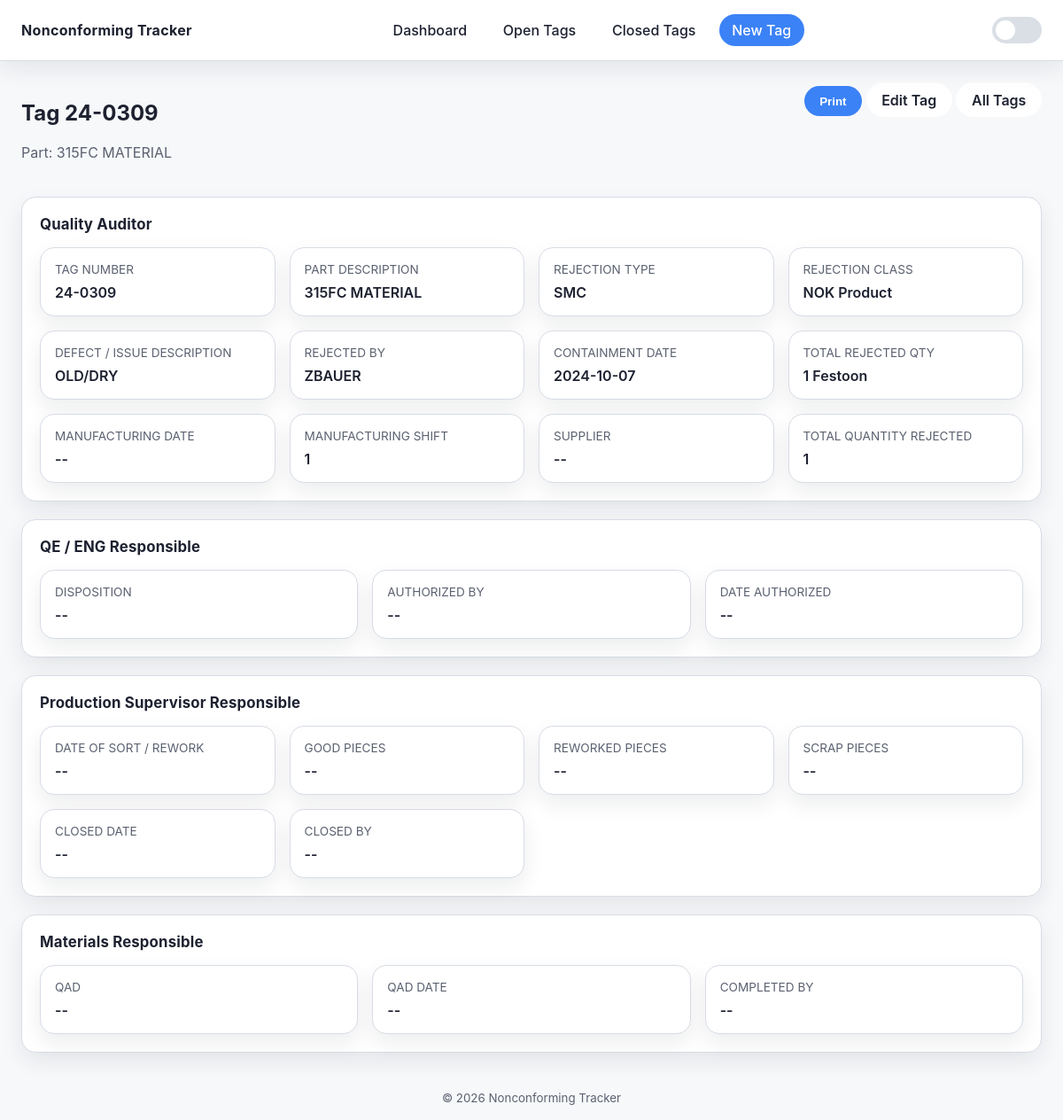
The page /tags/2 on the database its author committed.
### tables this page shows
CREATE TABLE tags (
            id INTEGER PRIMARY KEY AUTOINCREMENT,
            tag_number TEXT UNIQUE NOT NULL,
            part_description TEXT,
            rejection_type TEXT,
            rejection_class TEXT,
            defect_description TEXT,
            rejected_by TEXT,
            containment_date TEXT,
            total_rejected_qty_initial TEXT,
            mfg_date TEXT,
            mfg_shift TEXT,
            supplier TEXT,
            total_rejected_qty_final TEXT,
            disposition TEXT,
            authorized_by TEXT,
            date_authorized TEXT,
            date_sort_rework TEXT,
            good_pcs TEXT,
            reworked_pcs TEXT,
            scrap_pcs TEXT,
            complete TEXT,
            closed_date TEXT,
            closed_by TEXT,
            qad_number TEXT,
            qad_date TEXT,
            completed_by TEXT,
            is_closed INTEGER DEFAULT 0,
            created_at TEXT,
            updated_at TEXT
        );

### app.py (the view)
@app.route("/tags/<int:tag_id>")
def view_tag(tag_id: int):
    row = database.get_tag(get_db(), tag_id)
    if row is None:
        abort(404)
    return render_template(
        "tag_detail.html",
        tag=row,
        field_config=FIELD_CONFIG,
        form_sections=FORM_SECTIONS,
    )

### app.py (called while the page is built, shortened)
def get_db():
    if "db" not in g:
        g.db = database.get_connection(Path(app.config["DATABASE"]))
    return g.db

def ensure_bootstrap_data() -> None:
    db = get_db()
    database.init_db(db)
    existing_count = db.execute("SELECT COUNT(*) FROM tags").fetchone()[0]
    dropdowns = database.fetch_dropdowns(db)
    needs_seed = existing_count == 0
    needs_dropdowns = not dropdowns
    if not (needs_seed or needs_dropdowns):
        return

@app.before_request
def before_request() -> None:  # pragma: no cover - flask hook
    ensure_bootstrap_data()
    g.dropdown_options = database.fetch_dropdowns(get_db())

@app.context_processor
def inject_globals():
    from datetime import datetime
    return {'current_year': datetime.utcnow().year}

### database.py (called while the page is built)
def get_connection(db_path: Path | None = None) -> sqlite3.Connection:
    path = db_path or DB_PATH
    conn = sqlite3.connect(path)
    conn.row_factory = sqlite3.Row
    return conn

def fetch_dropdowns(conn: sqlite3.Connection) -> Dict[str, List[str]]:
    dropdowns: Dict[str, List[str]] = {}
    rows = conn.execute(
        "SELECT field, value FROM dropdown_options ORDER BY id ASC"
    ).fetchall()
    for row in rows:
        dropdowns.setdefault(row["field"], []).append(row["value"])
    return dropdowns

def get_tag(conn: sqlite3.Connection, tag_id: int) -> Optional[sqlite3.Row]:
    return conn.execute("SELECT * FROM tags WHERE id = ?", (tag_id,)).fetchone()

### templates/tag_detail.html (shortened to what this page needs)
{% extends "base.html" %}
{% block content %}
<section class="detail-header">
    <div>
        <h1>Tag {{ tag.tag_number }}</h1>
        <p class="muted">Part: {{ tag.part_description }}</p>
    </div>
    <div class="detail-actions">
        <button class="btn btn-primary" id="print-tag-btn" type="button" data-print-target="print-sheet">Print</button>
        <a class="btn" href="{{ url_for('edit_tag', tag_id=tag.id) }}">Edit Tag</a>
        <a class="btn" href="{{ url_for('list_all_tags') }}">All Tags</a>
    </div>
</section>
<section class="detail-layout">
    {% for section in form_sections %}
        <article class="detail-section">
            <header class="section-header inline">
                <h2 class="section-title">{{ section.title }}</h2>
            </header>
            <div class="detail-grid">
                {% for field in section.fields %}
                    {% set name = field.name %}
                    {% set label = field.label %}
                    <div class="detail-item">
                        <span class="detail-label">{{ label }}</span>
                        <span class="detail-value">{{ tag[name] or '--' }}</span>
                    </div>
                {% endfor %}
            </div>
        </article>
    {% endfor %}
</section>
{% set print_sections = form_sections[:2] %}
{% set primary_date = tag.containment_date or tag.date_authorized or tag.created_at %}
{% endblock %}

### static/styles.css (style rules this page uses)
:root { color-scheme: light dark; --bg: #f7f8fa; --fg: #1d2130; --muted: #5b6170; --surface: #ffffff; --accent: #3b82f6; --accent-dark: #2563eb; --border: #d7dce5; --success: #16a34a; --danger: #dc2626; --shadow: 0 10px 25px rgba(15, 23, 42, 0.08); font-family: "Inter", system-ui, -apple-system, BlinkMacSystemFont, "Segoe UI", sans-serif; }
body { margin: 0; background: var(--bg); color: var(--fg); min-height: 100vh; display: flex; flex-direction: column; transition: background 0.25s ease, color 0.25s ease; }
.section-header { display: flex; justify-content: space-between; align-items: center; margin-bottom: 0.75rem; }
.btn, .btn-link { display: inline-flex; align-items: center; justify-content: center; gap: 0.35rem; padding: 0.6rem 1.1rem; border-radius: 999px; border: none; background: var(--surface); color: var(--fg); text-decoration: none; font-weight: 600; cursor: pointer; transition: transform 0.15s ease; touch-action: manipulation; }
.btn-primary { background: var(--accent); color: #fff; }
.muted { color: var(--muted); }
.section-header.inline { display: flex; align-items: center; justify-content: space-between; margin-bottom: 1rem; }
.section-title { margin: 0; font-size: 1.05rem; letter-spacing: 0.01em; }
.detail-header { display: flex; justify-content: space-between; align-items: flex-start; gap: 1rem; margin-bottom: 1.5rem; }
.detail-layout { display: flex; flex-direction: column; gap: 1.25rem; }
.detail-section { background: var(--surface); border-radius: 1rem; border: 1px solid var(--border); box-shadow: var(--shadow); padding: 1.25rem; }
.detail-grid { display: grid; grid-template-columns: repeat(auto-fit, minmax(220px, 1fr)); gap: 1rem; }
.detail-item { background: var(--surface); border-radius: 1rem; padding: 1rem; border: 1px solid var(--border); box-shadow: var(--shadow); }
.detail-label { display: block; font-size: 0.85rem; text-transform: uppercase; color: var(--muted); margin-bottom: 0.5rem; }
.detail-value { font-weight: 600; word-break: break-word; }

### rows shown on the page
tags: tag_number "24-0309", part_description "315FC MATERIAL", tag_number "24-0309" "315FC MATERIAL" "SMC" "NOK Product" "OLD/DRY" "ZBAUER" "2024-10-07" "1 Festoon" "1" "1"

### other values the page prints
{{ section.title }} "Quality Auditor" "QE / ENG Responsible" "Production Supervisor Responsible" "Materials Responsible"
{{ label }} "TAG NUMBER" "PART DESCRIPTION" "REJECTION TYPE" "REJECTION CLASS" "DEFECT / ISSUE DESCRIPTION" "REJECTED BY" "CONTAINMENT DATE" "TOTAL REJECTED QTY" "MANUFACTURING DATE" "MANUFACTURING SHIFT" "SUPPLIER" "TOTAL QUANTITY REJECTED" "DISPOSITION" "AUTHORIZED BY" "DATE AUTHORIZED" "DATE OF SORT / REWORK" "GOOD PIECES" "REWORKED PIECES" "SCRAP PIECES" "CLOSED DATE" "CLOSED BY" "QAD" "QAD DATE" "COMPLETED BY"
{{ tag[name] or '--' }} "--" "--" "--" "--" "--" "--" "--" "--" "--" "--" "--" "--" "--" "--"
